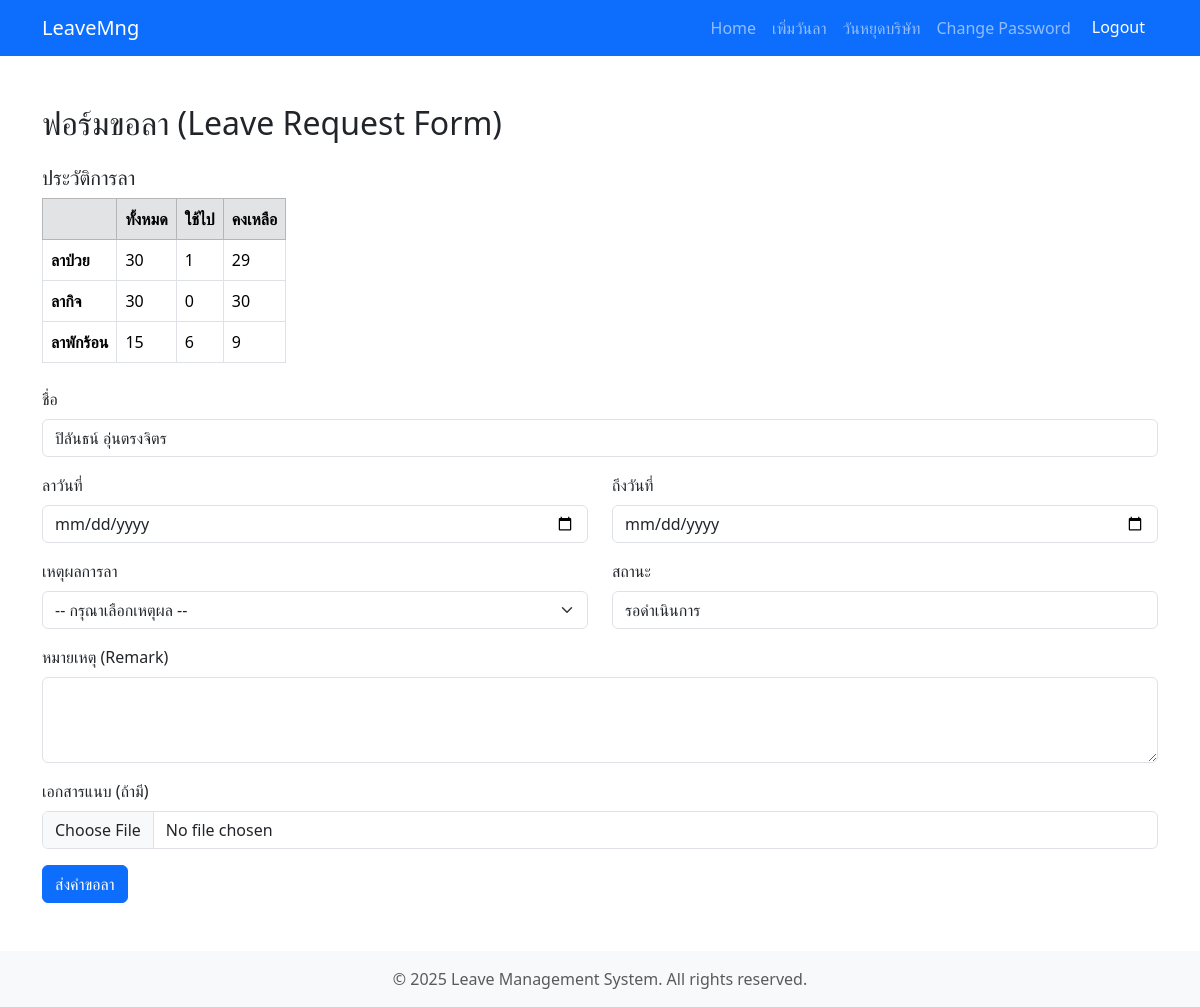
The app's page /formleave/ (signed in), older data.
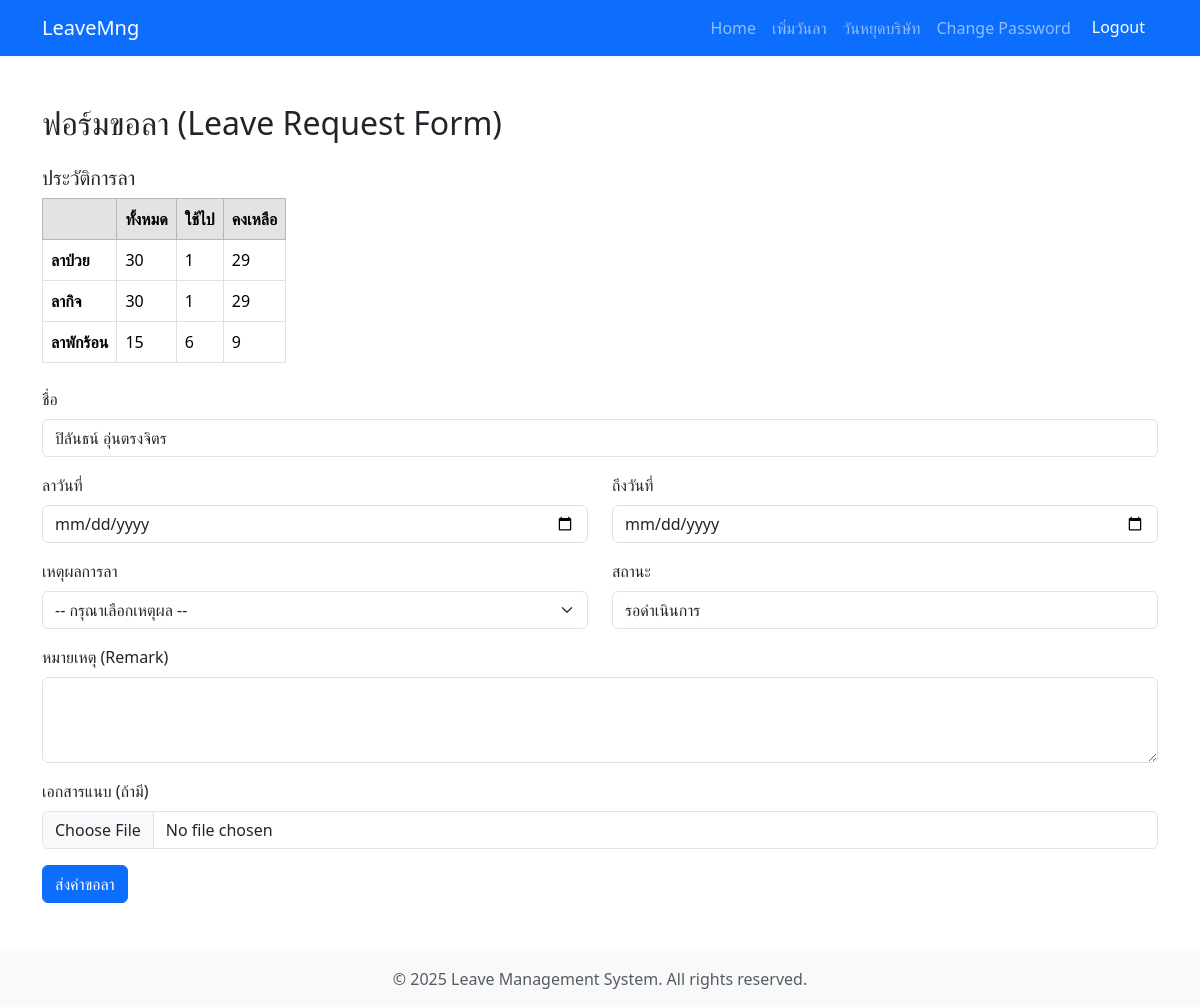
The same page, newer data.
### leaveapp/models.py (models this page shows)
class Profile(models.Model):
    user = models.OneToOneField(User, on_delete=models.CASCADE)
    position = models.CharField(max_length=100, default="")
    mobile = models.CharField(max_length=15, default="")
    sick_leave_total = models.IntegerField(default=30)
    sick_leave_used = models.IntegerField(default=0)
    sick_leave_remaining = models.IntegerField(default=30)
    absence_leave_total = models.IntegerField(default=30)
    absence_leave_used = models.IntegerField(default=0)
    absence_leave_remaining = models.IntegerField(default=30)
    vacation_leave_total = models.IntegerField(default=15)
    vacation_leave_used = models.IntegerField(default=0)
    vacation_leave_remaining = models.IntegerField(default=15)

### leaveapp/views.py (the view, shortened to what this page needs)
# urls.py: path("formleave/", views.formleave, name="formleave"),
def formleave(request):
    user = request.user
    is_leave_admin = (
        user.is_authenticated and user.groups.filter(name="leaveAdmin").exists()
    )
    profile = None
    if user.is_authenticated:
        try:
            profile = Profile.objects.get(user=user)
        except Profile.DoesNotExist:
            profile = None
    return render(
        request,
        "leaveapp/formleave.html",
        {"user": user, "profile": profile, "is_leave_admin": is_leave_admin},
    )

### templates/leaveapp/formleave.html (shortened to what this page needs)
{% extends 'leaveapp/layout.html' %}
{% block content %}
<div class="container mt-5">
    <h2 class="mb-4">ฟอร์มขอลา  (Leave Request Form)</h2>
    <div class="mb-4">
        <h5>ประวัติการลา</h5>
        <table class="table table-bordered w-auto">
            <thead class="table-secondary">
                <tr>
                    <th></th>
                    <th>ทั้งหมด</th>
                    <th>ใช้ไป</th>
                    <th>คงเหลือ</th>
                </tr>
            </thead>
            <tbody>
                <tr>
                    <th>ลาป่วย</th>
                    <td>{{ profile.sick_leave_total }}</td>
                    <td>{{ profile.sick_leave_used }}</td>
                    <td>{{ profile.sick_leave_remaining }}</td>
                </tr>
                <tr>
                    <th>ลากิจ</th>
                    <td>{{ profile.absence_leave_total }}</td>
                    <td>{{ profile.absence_leave_used }}</td>
                    <td>{{ profile.absence_leave_remaining }}</td>
                </tr>
                <tr>
                    <th>ลาพักร้อน</th>
                    <td>{{ profile.vacation_leave_total }}</td>
                    <td>{{ profile.vacation_leave_used }}</td>
                    <td>{{ profile.vacation_leave_remaining }}</td>
                </tr>
            </tbody>
        </table>
    </div>
    <form method="post" enctype="multipart/form-data">
        <div class="mb-3">
            <label for="name" class="form-label">ชื่อ</label>
            <input type="text" class="form-control" id="name" name="name" value="{{ profile.user.first_name }} {{ profile.user.last_name }}" required readonly>
        </div>
        <div class="row mb-3">
            <div class="col-md-6">
                <label for="submit_date" class="form-label">ลาวันที่</label>
                <input type="date" class="form-control" id="submit_date" name="submit_date" value="{{ leave.leave_date_from|date:'Y-m-d'|default:'' }}" required>
            </div>
            <div class="col-md-6">
                <label for="leave_date" class="form-label">ถึงวันที่</label>
                <input type="date" class="form-control" id="leave_date" name="leave_date" value="{{ leave.leave_date_to|date:'Y-m-d'|default:'' }}" required>
            </div>
        </div>
        <div class="row mb-3">
            <div class="col-md-6">
                <label for="reason" class="form-label">เหตุผลการลา</label>
                <select class="form-select" id="reason" name="reason" required>
                    <option value="">-- กรุณาเลือกเหตุผล --</option>
                </select>
            </div>
            <div class="col-md-6">
                <label for="status" class="form-label">สถานะ</label>
                {% if is_leave_admin %}
                <select class="form-select" id="status" name="status" required>
                    <option value="">-- กรุณาเลือกสถานะ --</option>
                    <option value="รอดำเนินการ" {% if leave.status == "รอดำเนินการ" %}selected{% endif %}>รอดำเนินการ</option>
                    <option value="อนุมัติ" {% if leave.status == "อนุมัติ" %}selected{% endif %}>อนุมัติ</option>
                    <option value="ไม่อนุมัติ" {% if leave.status == "ไม่อนุมัติ" %}selected{% endif %}>ไม่อนุมัติ</option>
                </select>
                {% else %}
                <input type="text" class="form-control" id="status" name="status" value="{{ leave.status|default:'รอดำเนินการ' }}" readonly>
                {% endif %}
            </div>
        </div>
        <div class="mb-3">
            <label for="remarks" class="form-label">หมายเหตุ (Remark)</label>
        <textarea class="form-control" id="remarks" name="remarks" rows="3">{% if leave %}{{ leave.remarks|default_if_none:'' }}{% else %}{{ remarks|default_if_none:'' }}{% endif %}</textarea>
        </div>
        <div class="mb-3">
            <label for="document" class="form-label">เอกสารแนบ (ถ้ามี)</label>
            <input type="file" class="form-control" id="document" name="document">
        </div>
        <button type="submit" class="btn btn-primary">ส่งคำขอลา</button>
    </form>
</div>
{% endblock %}

Row changes from the older to the newer data that the page shows:
changed Profile "ปิลันธน์ อุ่นตรงจิตร": absence_leave_used "0" → "1"; absence_leave_remaining "30" → "29"
